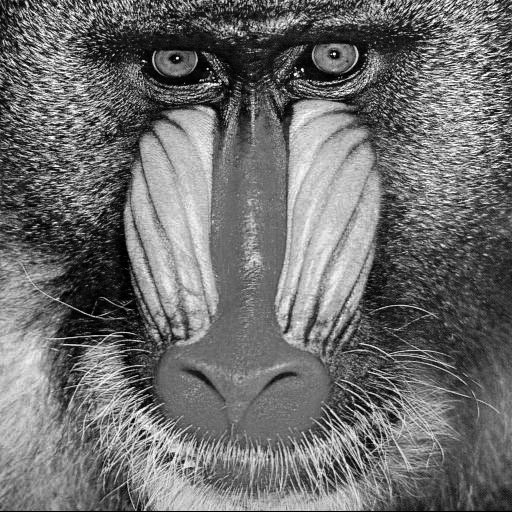
#> input picture warm-up/mandrill.jpg, 512 x 512 px
$ python basics.py
#> lines starting #> are read from the running program, lines starting #| are printed output that depends on the picture; after the words box and inside, x2 and y2 are one past the last pixel; in counts of white or black regions, pixels touching at a corner belong together
import cv2 as cv
import numpy as np
from matplotlib import pyplot as plt

def imread(filename,index):
#> called with filename = 'mandrill.jpg', index = 0
    img = cv.imread(filename,index)
#> img is the input picture: shape (512, 512); min 0, max 255, mean 110
    return img

# [10 lines left out: functions imshow, namedWindow, not called in this run]

def imwrite(filename,img):
    cv.imwrite(filename,img)

# [102 lines left out: functions imsave, pltimshow, trackObject, simpleThresholding, adaptiveThresholding, not called in this run]

# Otsu's binarization

def otsuBin(filename,index):
    img = imread(filename,index)
    # global thresholding
    ret1,th1 = cv.threshold(img,127,255,cv.THRESH_BINARY)
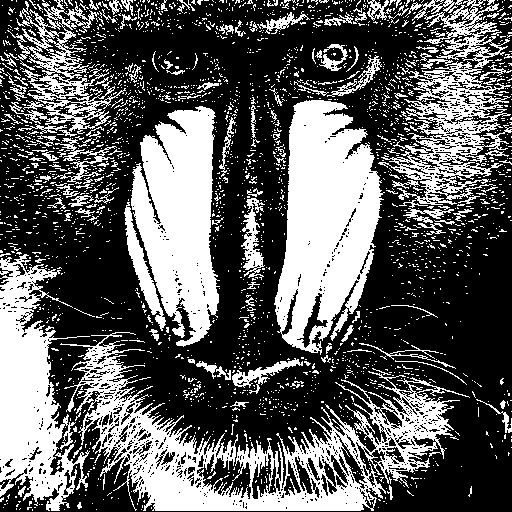
#> th1: shape (512, 512); 37% white; 2579 white regions (2431 under 20 px), largest, box (x1, y1, x2, y2) and area: (60, 332, 470, 511) 20330, (274, 100, 385, 355) 17984, (131, 106, 220, 347) 13814
    # otsu's thresholding
    ret2,th2 = cv.threshold(img,0,255,cv.THRESH_BINARY+cv.THRESH_OTSU)
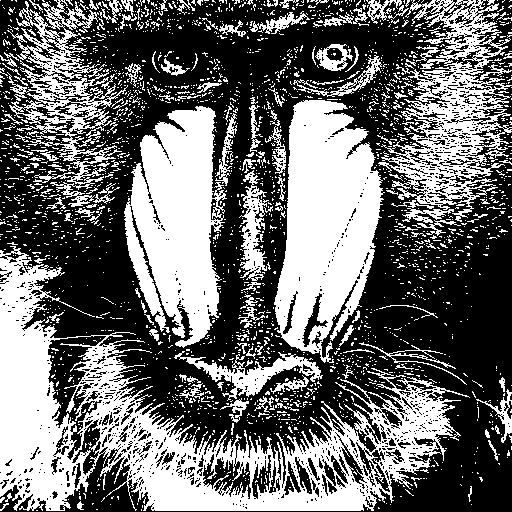
#> th2: shape (512, 512); 42.5% white; 2495 white regions (2330 under 20 px), largest, box (x1, y1, x2, y2) and area: (0, 246, 470, 511) 36339, (274, 100, 385, 363) 18604, (124, 106, 227, 348) 15950
#> ret2 = 117
    # otsu's thresholding after Guassian filtering
    blur = cv.GaussianBlur(img,(5,5),0)
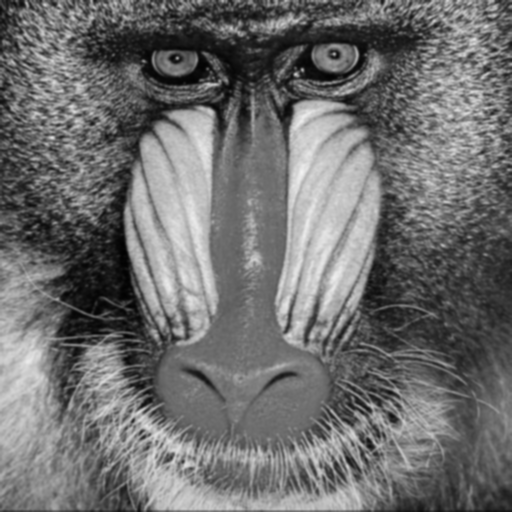
#> blur: shape (512, 512); min 1, max 243, mean 110
    ret3,th3 = cv.threshold(blur,0,255,cv.THRESH_BINARY+cv.THRESH_OTSU)
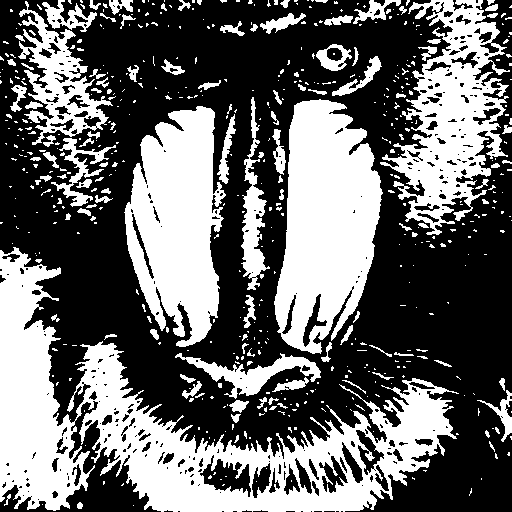
#> th3: shape (512, 512); 41% white; 564 white regions (450 under 20 px), largest, box (x1, y1, x2, y2) and area: (0, 247, 459, 512) 37873, (274, 99, 383, 354) 18702, (124, 106, 226, 347) 16119
#> ret3 = 117

    images = [img, 0, th1,
              img, 0, th2,
              blur, 0, th3]
    titles = ['Original Noisy Image','Histogram','Global Thresholding (v=127)',
            'Original Noisy Image','Histogram', "Otsu's Thresholding",
            'Gaussian Filtered Image','Histogram',"Otsu's Thresholding"]

    for i in range(3):
        plt.subplot(3,3,i*3+1), plt.imshow(images[i*3],'gray')
        plt.title(titles[i*3]), plt.xticks([]), plt.yticks([])
        plt.subplot(3,3,i*3+2), plt.hist(images[i*3].ravel(),256)
        plt.title(titles[i*3+1]), plt.xticks([]), plt.yticks([])
        plt.subplot(3,3,i*3+3), plt.imshow(images[i*3+2],'gray')
        plt.title(titles[i*3+2]), plt.xticks([]), plt.yticks([])

    plt.show()
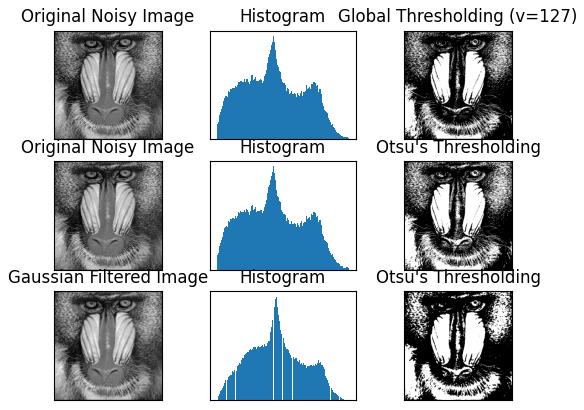
#> figure drawn by matplotlib, 9 panels

otsuBin('mandrill.jpg',0)
